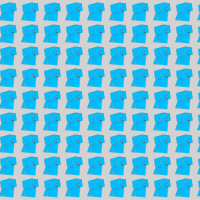
Frame 1 (no input)
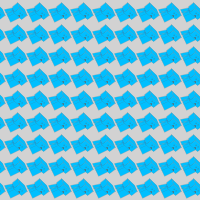
Frame 60 (the mouse pressed at the canvas centre just before this capture)
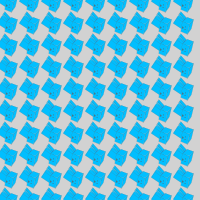
Frame 120 (the mouse held since frame 60 and released just before this capture)

The Processing sketch that drew these frames (run headless with seeded random() and noise(); from frame 60 on, the mouse is pressed at the canvas centre):

// Processing sketch: processing_14559
// ── processing_14559.pde

void setup(){
size(200,200);
}
 
void draw(){
 
background(210);
  scale(0.1);
  for(int x=0; x<=1000; x=x+110)  {
    for(int y=0; y<=1000; y=y+110)  {
      pushMatrix();
      translate(x+x,y+y);
      rotate(radians(frameCount+4));
      newDraw();
  
      popMatrix();
    }
  }
}
 
 
void newDraw()  {
 
stroke(100);
fill(#00BFFF,255);
 
beginShape();
vertex(55,100);
vertex(55,200);
vertex(150,200);
vertex(150,50);
endShape(CLOSE);
line(90,50,85,200);
 
beginShape();
vertex(5,50);
vertex(95,17);
vertex(160,20);
vertex(65,60);
endShape(CLOSE);
 
beginShape();
vertex(5,50);
vertex(20,115);
vertex(80,130);
vertex(65,60);
endShape(CLOSE);
 
beginShape();
vertex(160,20);
vertex(175,90);
vertex(80,130);
vertex(65,60);
endShape(CLOSE);
 
 
fill(#00BFFF);
beginShape();
vertex(30,118);
vertex(60,125);
vertex(38,200);
vertex(9,200);
endShape(CLOSE);
 
fill(#00BFFF);
beginShape();
vertex(60,125);
vertex(70,128);
vertex(49,200);
vertex(38,200);
endShape(CLOSE);
 
 
noStroke();
fill(#1874CD,120);
beginShape();
vertex(30,118);
vertex(60,125);
vertex(56,130);
vertex(28,124);
endShape(CLOSE);
 
fill(#1874CD,180);
beginShape();
vertex(60,125);
vertex(70,128);
vertex(69,130);
vertex(56,130);
endShape(CLOSE);
 
noStroke();
fill(95);
ellipse(135,65,9,10);
ellipse(110,75,9,10);
 
beginShape();
vertex(120,105);
vertex(145,95);
vertex(130,85);
endShape(CLOSE);
 
}


                
                                                
              
